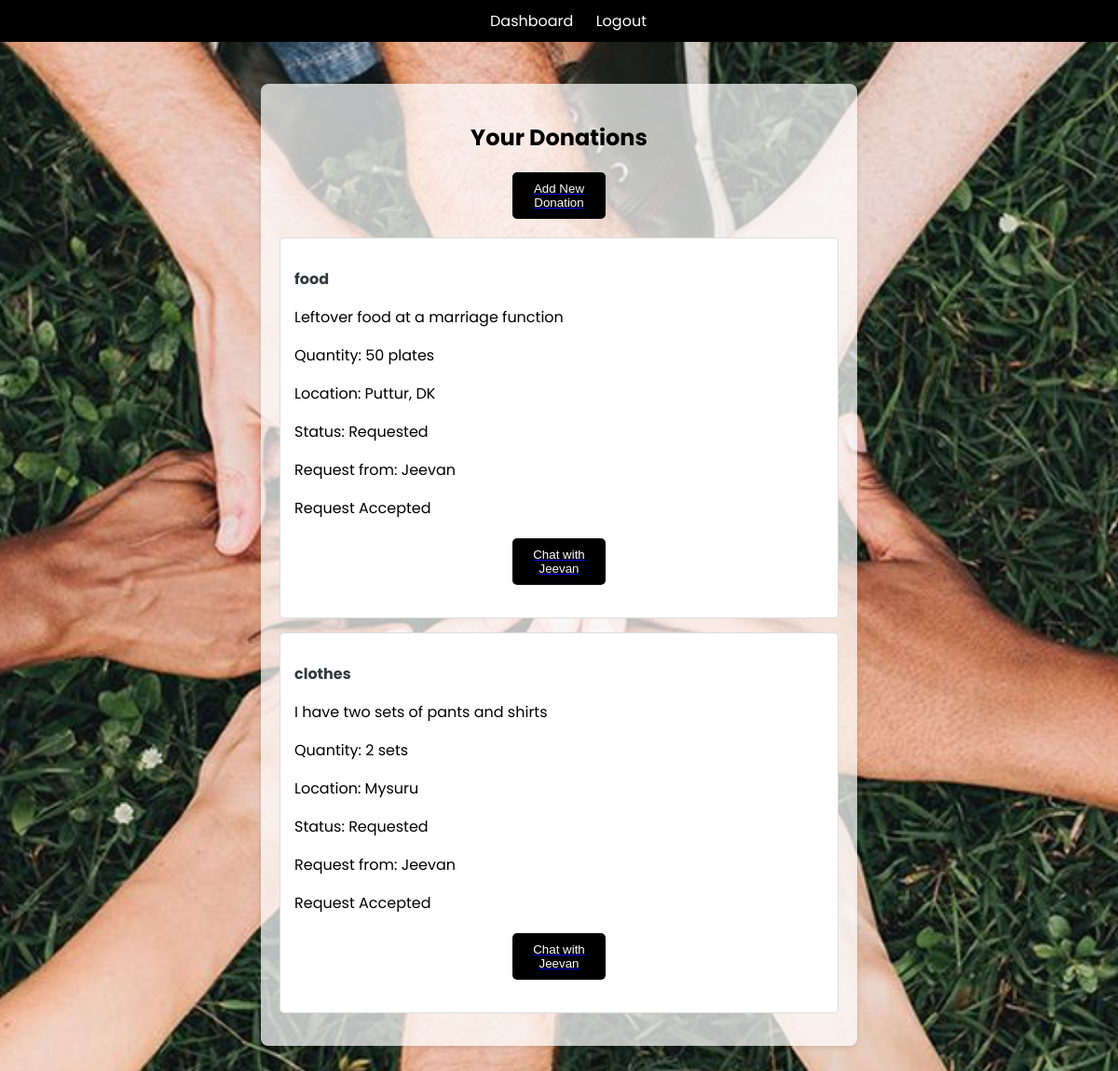
The app's page /dashboard/ (signed in) with its own data.
### donation_app/models.py (models this page shows)
class Donation(models.Model):
    CATEGORY_CHOICES = [
        ('food', 'Food'),
        ('clothes', 'Clothes'),
    ]
    donator = models.ForeignKey(User, on_delete=models.CASCADE)
    category = models.CharField(max_length=10, choices=CATEGORY_CHOICES)
    description = models.TextField()
    quantity = models.CharField(max_length=100)
    location = models.CharField(max_length=200)
    available = models.BooleanField(default=True)
    created_at = models.DateTimeField(auto_now_add=True)

class Request(models.Model):
    donation = models.ForeignKey(Donation, on_delete=models.CASCADE)
    ngo = models.ForeignKey(User, on_delete=models.CASCADE)
    message = models.TextField(blank=True)
    requested_at = models.DateTimeField(auto_now_add=True)
    accepted = models.BooleanField(default=False)

### donation_app/views.py (the view)
# urls.py: path('dashboard/', views.dashboard, name='dashboard'),
@login_required
def dashboard(request):
    profile, created = Profile.objects.get_or_create(user=request.user)
    if request.user.is_superuser:
        donations = Donation.objects.all()
        return render(request, 'dashboard_ngo.html', {'donations': donations , 'user': request.user})
    elif profile.is_donator:
        donations = Donation.objects.filter(donator=request.user)
        return render(request, 'dashboard_donator.html', {'donations': donations})
    else:
        donations = Donation.objects.all()
        return render(request, 'dashboard_ngo.html', {'donations': donations , 'user': request.user})

### donation_app/templates/dashboard_donator.html (shortened to what this page needs)
{% extends 'base.html' %}
{% block content %}
<h2>Your Donations</h2>
<a href="/add-donation"><button>Add New Donation</button></a>
{% for donation in donations %}
    <div class="card">
        <p class="card-title">{{ donation.category }}</p>
        <p class="card-text">{{ donation.description }}</p>
        <p>Quantity: {{ donation.quantity }}</p>
        <p>Location: {{ donation.location }}</p>
        <p>Status: {% if donation.available %}Available{% else %}Requested{% endif %}</p>
        {% for req in donation.request_set.all %}
            <p>Request from: {{ req.ngo.username }}</p>
            {% if not req.accepted %}
                <form action="{% url 'accept_request' req.id %}" method="post">
                    {% csrf_token %}
                    <button type="submit">Accept Request</button>
                </form>
            {% else %}
                <p>Request Accepted</p>
                <a href="{% url 'chat' req.ngo.id %}">
                    <button>Chat with {{ req.ngo.username }}</button>
                </a>
            {% endif %}
        {% endfor %}
    </div>
{% endfor %}
{% endblock %}

### donation_app/static/style.css (style rules this page uses)
body { font-family: 'Poppins'; margin: 0; padding: 0; background-color: #f8f9fa; color: #000000; padding-top: 60px; background-image: url('/static/images/donate-bg.jpeg'); background-size: cover; background-repeat: no-repeat; background-attachment: fixed; background-position: center; min-height: 80vh; margin: 0; padding: 0; }
h1, h2 { text-align: center; color: #000000; }
button, input[type="submit"] { background-color: #000000; color: white; max-width: 100px; text-decoration: none; border: none; padding: 10px 20px; margin: 20px auto; cursor: pointer; border-radius: 5px; display: block; }
.card { border: 1px solid #ddd; padding: 15px; border-radius: 5px; margin-bottom: 15px; background-color: #fff; }
.card-title { font-weight: bold; color: #343a40; }
.card-text { margin: 5px 0; }

### records on screen
Donation: category "food", description "Leftover food at a marriage function", quantity "50 plates", location "Puttur, DK", available "Requested"
Request: ngo.username "Jeevan"
Donation: category "clothes", description "I have two sets of pants and shirts", quantity "2 sets", location "Mysuru", available "Requested"
Request: ngo.username "Jeevan"
